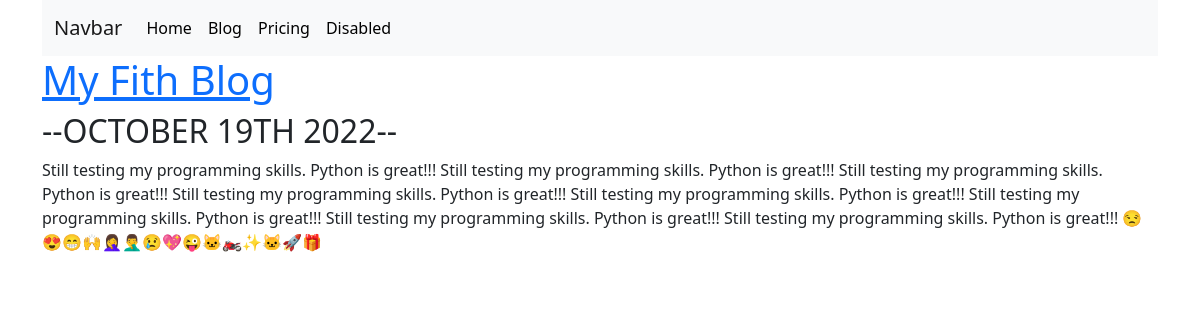
/blog/5/, run on the app's committed database.
### blog/models.py (models this page shows, shortened)
class Blog(models.Model):
    title = models.CharField(max_length=200)
    description = models.TextField()
    date = models.DateField()

### blog/views.py (the view)
# urls.py: path('<int:blog_id>/', views.detail,  name='detail'), # you alsoe have to create a render request in views
def detail( request,  blog_id):
    blog = get_object_or_404(Blog, pk=blog_id)
    return render(request, 'blog/detail.html',  {'blog':blog})

### blog/templates/blog/detail.html
{% extends 'portfolio/base.html' %}
{% block content %}
<a href="{% url 'blog:detail' blog.id %}"><h1>{{ blog.title }}</h1></a>
<h2>--{{ blog.date|date:'F jS Y'| upper}}--</h2>
<p>{{ blog.description|safe }}</p>
{% endblock %}

### portfolio/static/portfolio/custom.css (style rules this page uses)
body { font-family: 'Roboto', sans-serif; }

### data on the page
Blog: title "My Fith Blog", date "OCTOBER 19TH 2022", description "Still testing my programming skills. Python is great!!! Still testing my programming skills. Python is great!!! Still testing my programming skills. Python is great!!! Still testing my programming skills. Python is great!!! Still testing my programming skills. Python is great!!! Still testing my programming skills. Python is great!!! Still testing my programming skills. Python is great!!! Still testing my programming skills. Python is great!!! 😒😍😁🙌🤦‍♀️🤦‍♂️😢💖😜🐱‍🏍✨🐱‍🚀🎁"
